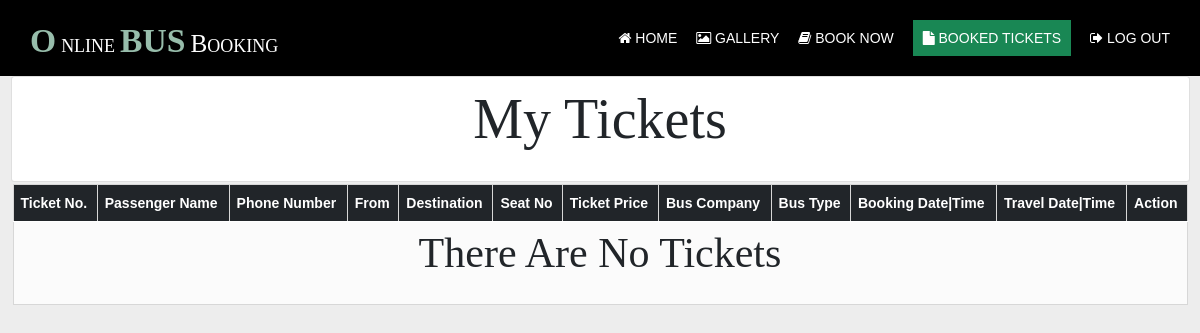
Before: /tickets.php (signed in) with the older database file.
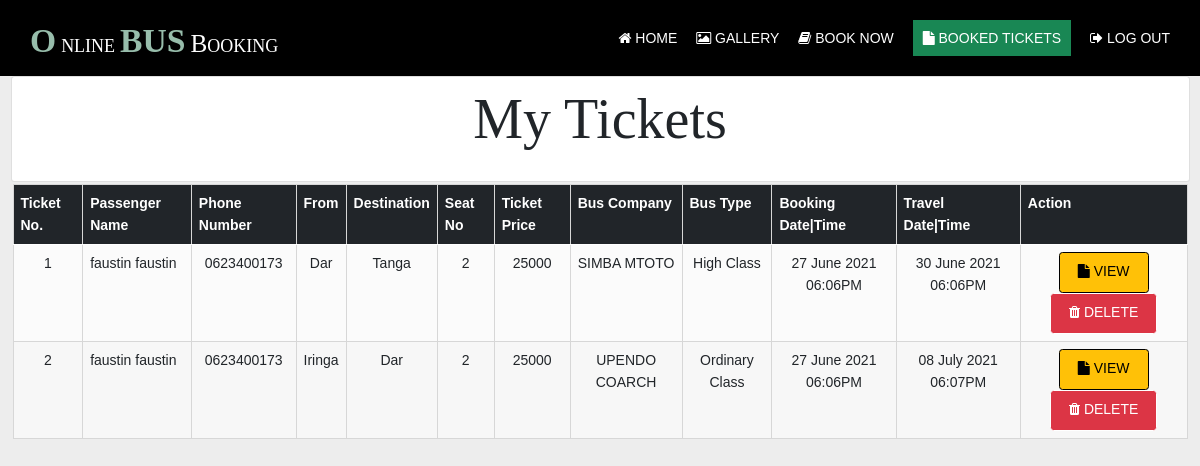
After: the same page with the newer database file.
### tables this page shows
CREATE TABLE `tickets` (
  `ticketId` int(11) NOT NULL,
  `userId` bigint(13) NOT NULL,
  `busId` bigint(13) NOT NULL,
  `startFrom` varchar(255) NOT NULL,
  `destination` varchar(255) NOT NULL,
  `seatNo` int(10) NOT NULL,
  `Price` int(10) NOT NULL,
  `bookingDate` datetime NOT NULL DEFAULT current_timestamp(),
  `travelDate` datetime NOT NULL,
  `status` varchar(10) NOT NULL
);

CREATE TABLE `users` (
  `userId` bigint(13) NOT NULL,
  `phoneEmail` varchar(255) NOT NULL,
  `password` varchar(255) NOT NULL,
  `firstName` varchar(255) NOT NULL,
  `lastName` varchar(255) NOT NULL,
  `phoneNumber` varchar(255) NOT NULL,
  `role` varchar(50) NOT NULL DEFAULT 'USER',
  `status` tinyint(1) NOT NULL DEFAULT 1
);

CREATE TABLE `buses` (
  `busId` bigint(13) NOT NULL,
  `name` varchar(255) NOT NULL,
  `startFrom` varchar(255) NOT NULL,
  `destination` varchar(255) NOT NULL,
  `busType` varchar(30) NOT NULL,
  `noSeats` int(11) NOT NULL,
  `plateNo` varchar(13) NOT NULL,
  `busPhone` int(11) NOT NULL,
  `farePrice` int(11) NOT NULL,
  `busPhoto` varchar(255) NOT NULL,
  `status` tinyint(1) NOT NULL DEFAULT 1
);

### tickets.php (the view, shortened to what the changed rows need)
<?php
require('includes/db.php');
?>
<!DOCTYPE html>
<html lang="en">
<head>
    <link rel="stylesheet" href="assets/css/bootstrap.css" media="all">
    <link rel="stylesheet" href="assets/css/layout.css" type="text/css">
</head>
<body>
    <div class="wrapper row1">
        <header id="header" class="hoc clear">
            <div id="logo" class="fl_left">
                <h1 class="logoname"><a href="./">Online<span>bus</span>Booking</a></h1>
            </div>
        </header>
    </div>
    <div class="container-fluid">
        <div class="card">
            <div class="row hoc">
                <h1 class="heading" style="font-size: 4em; padding:10px">My Tickets</h1>
            </div>
        </div>
        <div class="row d-flex justify-content-center" style="padding: 0 10 10 10; margin:2px">
            <table class="table table-hover table-center table-responsive">
                <thead>
                    <tr class="bg-dark">
                        <th scope="col">Ticket No.</th>
                        <th scope="col">Passenger Name</th>
                        <th scope="col">Phone Number</th>
                        <th scope="col">From</th>
                        <th scope="col">Destination</th>
                        <th scope="col">Seat No</th>
                        <th scope="col">Ticket Price</th>
                        <th scope="col">Bus Company</th>
                        <th scope="col">Bus Type</th>
                        <th scope="col">Booking Date|Time</th>
                        <th scope="col">Travel Date|Time</th>
                        <th scope="col">Action</th>
                    </tr>
                </thead>
                <tbody>
                    <?php
                    $list = $db->prepare('SELECT * FROM `tickets` JOIN `users` ON `tickets`.`userId` = `users`.`userId` JOIN `buses` ON `tickets`.`busId` = `buses`.`busId` WHERE `tickets`.`userId` = ?  ORDER BY `travelDate` ASC');
                    $list->execute(array($_SESSION['user']['userId']));
                    $counter = 0;
                    while ($tickets = $list->fetch(PDO::FETCH_ASSOC)) {
                        $counter++;
                        echo '<tr>';
                    ?>
                        <td>
                            <center><?php echo $counter; ?></center>
                        </td>
                        <td>
                            <?php echo  $tickets['firstName'] . " " . $tickets['lastName']; ?>
                        </td>
                        <td>
                            <center><?php echo  $tickets['phoneNumber']; ?></center>
                        </td>
                        <td>
                            <center><?php echo  $tickets['startFrom']; ?></center>
                        </td>
                        <td>
                            <center><?php echo  $tickets['destination']; ?></center>
                        </td>
                        <td>
                            <center><?php echo  $tickets['seatNo']; ?></center>
                        </td>
                        <td>
                            <center><?php echo  $tickets['farePrice']; ?></center>
                        </td>
                        <td>
                            <center><?php echo  $tickets['name']; ?></center>
                        </td>
                        <td>
                            <center><?php echo  $tickets['busType']; ?></center>
                        </td>
                        <td>
                            <center><?php echo date('d F Y h:mA', strtotime($tickets['bookingDate'])); ?></center>
                        </td>
                        <td>
                            <center><?php echo  date('d F Y h:mA', strtotime($tickets['travelDate'])); ?></center>
                        </td>
                        <td>
                            <center>
                                <a class="btn btn-warning" href="tickets?view=<?php echo  $tickets['ticketId']; ?>"><i class="fa fa-file" aria-hidden="true"></i> View</a>
                                <a class="btn btn-danger" href="tickets?del=<?php echo  $tickets['ticketId']; ?>"><i class="fa fa-trash" aria-hidden="true"></i> Delete</a>
                            </center>
                        </td>
                    <?php
                        echo '</tr>';
                    }
                    if ($list->rowCount() < 1) {
                        echo '<tr><td colspan="12"><center><h1 style="font-size:3em;">There are no Tickets</h1></center></td></tr>';
                    }
                    ?>
                </tbody>
            </table>
        </div>
    </div>
</body>
</html>

Changed rows visible on the page:
added tickets: userId.firstName "faustin", userId.lastName "faustin", userId.phoneNumber "0623400173", busId.startFrom "Dar", busId.destination "Tanga", seatNo "2", busId.farePrice "25000", busId.name "SIMBA MTOTO", busId.busType "High Class", bookingDate "27 June 2021 06:06PM", travelDate "30 June 2021 06:06PM"
added tickets: userId.firstName "faustin", userId.lastName "faustin", userId.phoneNumber "0623400173", busId.startFrom "Iringa", busId.destination "Dar", seatNo "2", busId.farePrice "25000", busId.name "UPENDO COARCH", busId.busType "Ordinary Class", bookingDate "27 June 2021 06:06PM", travelDate "08 July 2021 06:07PM"
Other visible differences:
text no longer shown: "There Are No Tickets"
